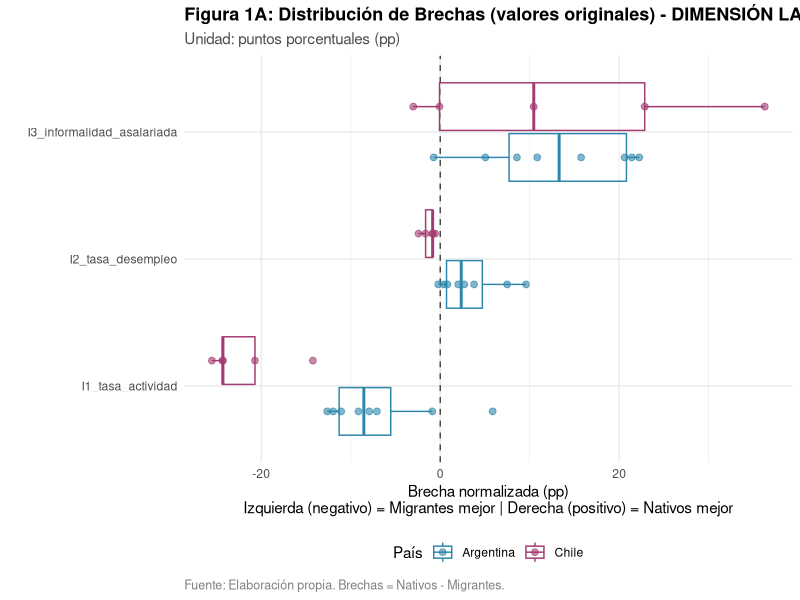

Write the R code that produced this figure. (Note: this script raises an error after producing the figure.)
## ---- chunk 1
knitr::opts_chunk$set(
  echo = TRUE,
  warning = FALSE,
  message = FALSE,
  fig.width = 12,
  fig.height = 8,
  dpi = 300
)

# Crear directorio para guardar gráficos
if(!dir.exists("output_graficos_recientes")) {
  dir.create("output_graficos_recientes", recursive = TRUE)
}
## ---- chunk 2
rm(list = ls())
library(tidyverse)
library(readr)
library(scales)
library(knitr)
library(kableExtra)

# Operador auxiliar
`%nin%` <- Negate(`%in%`)
## ---- chunk 3

# Cargar datos
indicadores_long <- read_csv(
  "Data/indicadores_unificados_arg_chile_2015_2024.csv",
  show_col_types = FALSE
)

indicadores_long <- indicadores_long %>%
  # Eliminar datos de Argentina 2020
  filter(!(pais == "Argentina" & anio == 2020))

##saco los de ENE
indicadores_long <- indicadores_long %>%
  # Eliminar datos de Argentina 2020
  filter(!(pais == "Chile" & fuente == "ENE"))



# Calcular brechas
indicadores <- indicadores_long %>%
  pivot_wider(
    names_from = grupo,
    values_from = valor,
    values_fn = mean
  ) %>%
  mutate(
    brecha_nat_mig =  Nativos-Migrantes,
    brecha_nat_rec = Nativos- `Migrantes recientes`,
    anio = as.integer(anio)
  ) %>%
  filter(!is.na(brecha_nat_mig))  # Eliminar filas sin brecha calculable

# Usar directamente los datos anuales (SIN promediar por período)
indicadores <- indicadores %>%
  select(pais, fuente, anio, indicador, indicador_clean, 
         Nativos, Migrantes, `Migrantes recientes`,
         brecha_nat_mig, brecha_nat_rec) %>%
  rename(
    nativos = Nativos,
    migrantes = Migrantes,
    migrantes_recientes = `Migrantes recientes`
  )

# Guardar dataset con brechas recalculadas
#write_csv(indicadores, 
#          "Data/indicadores_con_brechas_CASEN_arg_chile_2015_2024.csv")

indicadores_con_brechas<- indicadores

## ---- chunk 4
# Cargar datos
#indicadores_con_brechas <- read_csv(
#  "Data/indicadores_con_brechas_CASEN_arg_chile_2015_2024.csv",
#  show_col_types = FALSE
#)

cat("Dimensiones del dataset:", nrow(indicadores_con_brechas), "filas x", 
    ncol(indicadores_con_brechas), "columnas\n\n")

cat("Países incluidos:", paste(unique(indicadores_con_brechas$pais), collapse = ", "), "\n")
cat("Período de análisis:", min(indicadores_con_brechas$anio), "-", 
    max(indicadores_con_brechas$anio), "\n")
cat("Número de indicadores:", length(unique(indicadores_con_brechas$indicador)), "\n\n")

# Verificar que existen datos de migrantes recientes
cat("Variables disponibles:", paste(names(indicadores_con_brechas), collapse = ", "), "\n\n")

# Resumen de disponibilidad de datos para migrantes recientes
disponibilidad <- indicadores_con_brechas %>%
  summarise(
    obs_totales = n(),
    obs_con_mig_recientes = sum(!is.na(migrantes_recientes)),
    obs_con_brecha_rec = sum(!is.na(brecha_nat_rec)),
    pct_disponibilidad = round(sum(!is.na(brecha_nat_rec)) / n() * 100, 1)
  )

cat("DISPONIBILIDAD DE DATOS PARA MIGRANTES RECIENTES:\n")
cat("================================================\n")
cat(sprintf("  • Observaciones totales: %d\n", disponibilidad$obs_totales))
cat(sprintf("  • Con datos de migrantes recientes: %d\n", disponibilidad$obs_con_mig_recientes))
cat(sprintf("  • Con brecha nativos-recientes: %d\n", disponibilidad$obs_con_brecha_rec))
cat(sprintf("  • Porcentaje de disponibilidad: %.1f%%\n\n", disponibilidad$pct_disponibilidad))
## ---- chunk 5
# =============================================================================
# CLASIFICACIÓN DE INDICADORES POR DIMENSIÓN Y DIRECCIÓN
# =============================================================================

clasificacion_indicadores <- tribble(
  ~indicador,                         ~dimension,    ~tipo,        ~interpretacion,
  #---------------------------------- -------------- ------------- ---------------------------------
  "I1_tasa_actividad",                "Laboral",     "positivo",   "Mayor actividad = Mejor integración",
  "I2_tasa_desempleo",                "Laboral",     "negativo",   "Mayor desempleo = PEOR integración",
  "I3_informalidad_asalariada",       "Laboral",     "negativo",   "Mayor informalidad = PEOR integración", 
  "I4_informalidad_total",            "Laboral",     "negativo",   "Mayor informalidad = PEOR integración",
  "I5_cuentapropismo",                "Laboral",     "negativo",   "Mayor cuentapropismo = PEOR integración",
  "I6_pobreza",                       "Pobreza",     "negativo",   "Mayor pobreza = PEOR integración",
  "I7_pobreza_extrema",               "Pobreza",     "negativo",   "Mayor pobreza extrema = PEOR integración",
  "I8_asistencia_escolar_6_17",       "Social",      "positivo",   "Mayor asistencia = MEJOR integración",
  "I9_asistencia_superior_18_29",     "Social",      "positivo",   "Mayor asistencia = MEJOR integración",
  "I10_sistema_salud_publico",        "Social",      "positivo",   "Mayor acceso salud pública = MEJOR integración"
)

kable(clasificacion_indicadores, 
      caption = "Tabla 1: Clasificación de indicadores por dimensión y dirección interpretativa",
      col.names = c("Indicador", "Dimensión", "Tipo", "Interpretación")) %>%
  kable_styling(bootstrap_options = c("striped", "hover")) %>%
  column_spec(2, bold = TRUE, color = "white",
              background = case_when(
                clasificacion_indicadores$dimension == "Laboral" ~ "#2E86AB",
                clasificacion_indicadores$dimension == "Pobreza" ~ "#A23B72",
                clasificacion_indicadores$dimension == "Social" ~ "#F18F01"
              )) %>%
  column_spec(3, bold = TRUE, color = "white",
              background = ifelse(clasificacion_indicadores$tipo == "positivo", 
                                  "#2E7D32", "#C62828"))
## ---- chunk 6
datos_analisis <- indicadores_con_brechas %>%
  left_join(clasificacion_indicadores, by = "indicador") %>%
  mutate(
    # USAR BRECHA NATIVOS - MIGRANTES RECIENTES
    brecha_normalizada = case_when(
      tipo == "negativo" ~ -brecha_nat_rec,  # INVERTIR SIGNO
      tipo == "positivo" ~ brecha_nat_rec,   # MANTENER SIGNO
      TRUE ~ NA_real_
    )
  ) %>%
  # Filtrar solo observaciones con datos válidos de migrantes recientes
  filter(!is.na(brecha_normalizada))

cat("✓ Normalización direccional completada\n")
cat("Observaciones procesadas:", nrow(datos_analisis), "\n\n")

# Verificar cobertura por país y año
cobertura <- datos_analisis %>%
  group_by(pais, anio) %>%
  summarise(
    n_indicadores = n_distinct(indicador),
    .groups = "drop"
  )

cat("COBERTURA DE DATOS POR PAÍS Y AÑO:\n")
print(cobertura)
## ---- chunk 7
datos_analisis <- datos_analisis %>%
  group_by(indicador) %>%
  mutate(
    media_indicador = mean(brecha_normalizada, na.rm = TRUE),
    sd_indicador = sd(brecha_normalizada, na.rm = TRUE),
    brecha_estandarizada = (brecha_normalizada - media_indicador) / sd_indicador
  ) %>%
  ungroup()

cat("✓ Estandarización completada\n\n")

# Verificar
verificacion <- datos_analisis %>%
  group_by(indicador) %>%
  summarise(
    media_z = mean(brecha_estandarizada, na.rm = TRUE),
    sd_z = sd(brecha_estandarizada, na.rm = TRUE),
    .groups = "drop"
  )

cat("Verificación de estandarización:\n")
cat(sprintf("  • Media de Z-scores: %.6f (esperado: ~0)\n", 
            mean(verificacion$media_z, na.rm = TRUE)))
cat(sprintf("  • SD de Z-scores: %.6f (esperado: ~1)\n\n", 
            mean(verificacion$sd_z, na.rm = TRUE)))
## ---- chunk 8
# =============================================================================
# GRÁFICO DE BRECHAS ORIGINALES (SIN ESTANDARIZAR) POR DIMENSIÓN
# =============================================================================

# DIMENSIÓN LABORAL - Brechas originales
p_laboral_original <- datos_analisis %>% 
  filter(dimension == "Laboral", !is.na(brecha_normalizada)) %>%
  ggplot(aes(x = indicador, y = brecha_normalizada, color = pais)) +
  geom_hline(yintercept = 0, linetype = "dashed", alpha = 0.7) +
  geom_boxplot(alpha = 0.5, position = position_dodge(0.8), outlier.shape = NA) +
  geom_jitter(position = position_dodge(0.8), alpha = 0.6, size = 2) +
  coord_flip() +
  scale_color_manual(values = c("Argentina" = "#2E86AB", "Chile" = "#A23B72")) +
  labs(
    title = "Figura 1A: Distribución de Brechas (valores originales) - DIMENSIÓN LABORAL",
    subtitle = "Unidad: puntos porcentuales (pp)",
    x = "",
    y = "Brecha normalizada (pp)\nIzquierda (negativo) = Migrantes mejor | Derecha (positivo) = Nativos mejor",
    color = "País",
    caption = "Fuente: Elaboración propia. Brechas = Nativos - Migrantes."
  ) +
  theme_minimal(base_size = 11) +
  theme(
    plot.title = element_text(face = "bold", size = 13),
    plot.subtitle = element_text(color = "gray30"),
    plot.caption = element_text(hjust = 0, color = "gray50", size = 9),
    legend.position = "bottom"
  )

print(p_laboral_original)

# DIMENSIÓN LABORAL - Brechas originales
p_laboral_original_pp <- datos_analisis %>% 
  filter(dimension == "Laboral", !is.na(brecha_normalizada)) %>%
  ggplot(aes(x = indicador, y = brecha_normalizada, color = pais)) +
  geom_hline(yintercept = 0, linetype = "dashed", alpha = 0.7) +
  geom_boxplot(alpha = 0.5, position = position_dodge(0.8), outlier.shape = NA) +
  geom_jitter(position = position_dodge(0.8), alpha = 0.6, size = 2) +
  coord_flip() +
  scale_color_manual(values = c("Argentina" = "#2E86AB", "Chile" = "#A23B72")) +
  labs(
    subtitle = "Unidad: puntos porcentuales (pp)",
    x = "",
    y = "Brecha normalizada (pp)\nIzquierda (negativo) = Migrantes mejor | Derecha (positivo) = Nativos mejor",
    color = "País"  ) +
  theme_minimal(base_size = 11) +
  theme(
    plot.title = element_text(face = "bold", size = 13),
    plot.subtitle = element_text(color = "gray30"),
    plot.caption = element_text(hjust = 0, color = "gray50", size = 9),
    legend.position = "bottom"
  )

ggsave("output_graficos/fig1a_brechas_laboral_original.png", 
       plot = p_laboral_original_pp, width = 12, height = 7, dpi = 300)
cat("✓ Gráfico guardado: output_graficos/fig1a_brechas_laboral_original.png\n\n")

# DIMENSIÓN POBREZA - Brechas originales
p_pobreza_original <- datos_analisis %>% 
  filter(dimension == "Pobreza", !is.na(brecha_normalizada)) %>%
  ggplot(aes(x = indicador, y = brecha_normalizada, color = pais)) +
  geom_hline(yintercept = 0, linetype = "dashed", alpha = 0.7) +
  geom_boxplot(alpha = 0.5, position = position_dodge(0.8), outlier.shape = NA) +
  geom_jitter(position = position_dodge(0.8), alpha = 0.6, size = 2) +
  coord_flip() +
  scale_color_manual(values = c("Argentina" = "#2E86AB", "Chile" = "#A23B72")) +
  labs(
    title = "Figura 1B: Distribución de Brechas (valores originales) - DIMENSIÓN POBREZA",
    subtitle = "Unidad: puntos porcentuales (pp)",
    x = "",
    y = "Brecha normalizada (pp)\nIzquierda (negativo) = Migrantes mejor | Derecha (positivo) = Nativos mejor",
    color = "País",
    caption = "Fuente: Elaboración propia. Brechas = Nativos - Migrantes."
  ) +
  theme_minimal(base_size = 11) +
  theme(
    plot.title = element_text(face = "bold", size = 13),
    plot.subtitle = element_text(color = "gray30"),
    plot.caption = element_text(hjust = 0, color = "gray50", size = 9),
    legend.position = "bottom"
  )

print(p_pobreza_original)

p_pobreza_original_pp <- datos_analisis %>% 
  filter(dimension == "Pobreza", !is.na(brecha_normalizada)) %>%
  ggplot(aes(x = indicador, y = brecha_normalizada, color = pais)) +
  geom_hline(yintercept = 0, linetype = "dashed", alpha = 0.7) +
  geom_boxplot(alpha = 0.5, position = position_dodge(0.8), outlier.shape = NA) +
  geom_jitter(position = position_dodge(0.8), alpha = 0.6, size = 2) +
  coord_flip() +
  scale_color_manual(values = c("Argentina" = "#2E86AB", "Chile" = "#A23B72")) +
  labs(
    subtitle = "Unidad: puntos porcentuales (pp)",
    x = "",
    y = "Brecha normalizada (pp)\nIzquierda (negativo) = Migrantes mejor | Derecha (positivo) = Nativos mejor",
    color = "País"
  ) +
  theme_minimal(base_size = 11) +
  theme(
    plot.title = element_text(face = "bold", size = 13),
    plot.subtitle = element_text(color = "gray30"),
    plot.caption = element_text(hjust = 0, color = "gray50", size = 9),
    legend.position = "bottom"
  )
ggsave("output_graficos/fig1b_brechas_pobreza_original.png", 
       plot = p_pobreza_original_pp, width = 12, height = 5, dpi = 300)
cat("✓ Gráfico guardado: output_graficos/fig1b_brechas_pobreza_original.png\n\n")

# DIMENSIÓN SOCIAL - Brechas originales
p_social_original <- datos_analisis %>% 
  filter(dimension == "Social", !is.na(brecha_normalizada)) %>%
  ggplot(aes(x = indicador, y = brecha_normalizada, color = pais)) +
  geom_hline(yintercept = 0, linetype = "dashed", alpha = 0.7) +
  geom_boxplot(alpha = 0.5, position = position_dodge(0.8), outlier.shape = NA) +
  geom_jitter(position = position_dodge(0.8), alpha = 0.6, size = 2) +
  coord_flip() +
  scale_color_manual(values = c("Argentina" = "#2E86AB", "Chile" = "#A23B72")) +
  labs(
    title = "Figura 1C: Distribución de Brechas (valores originales) - DIMENSIÓN SOCIAL",
    subtitle = "Unidad: puntos porcentuales (pp)",
    x = "",
    y = "Brecha normalizada (pp)\nIzquierda (negativo) = Migrantes mejor | Derecha (positivo) = Nativos mejor",
    color = "País",
    caption = "Fuente: Elaboración propia. Brechas = Nativos - Migrantes."
  ) +
  theme_minimal(base_size = 11) +
  theme(
    plot.title = element_text(face = "bold", size = 13),
    plot.subtitle = element_text(color = "gray30"),
    plot.caption = element_text(hjust = 0, color = "gray50", size = 9),
    legend.position = "bottom"
  )

print(p_social_original)

p_social_original_pp <- datos_analisis %>% 
  filter(dimension == "Social", !is.na(brecha_normalizada)) %>%
  ggplot(aes(x = indicador, y = brecha_normalizada, color = pais)) +
  geom_hline(yintercept = 0, linetype = "dashed", alpha = 0.7) +
  geom_boxplot(alpha = 0.5, position = position_dodge(0.8), outlier.shape = NA) +
  geom_jitter(position = position_dodge(0.8), alpha = 0.6, size = 2) +
  coord_flip() +
  scale_color_manual(values = c("Argentina" = "#2E86AB", "Chile" = "#A23B72")) +
  labs(
    subtitle = "Unidad: puntos porcentuales (pp)",
    x = "",
    y = "Brecha normalizada (pp)\nIzquierda (negativo) = Migrantes mejor | Derecha (positivo) = Nativos mejor",
    color = "País"
  ) +
  theme_minimal(base_size = 11) +
  theme(
    plot.title = element_text(face = "bold", size = 13),
    plot.subtitle = element_text(color = "gray30"),
    plot.caption = element_text(hjust = 0, color = "gray50", size = 9),
    legend.position = "bottom"
  )

ggsave("output_graficos/fig1c_brechas_social_original.png", 
       plot = p_social_original_pp, width = 12, height = 6, dpi = 300)
cat("✓ Gráfico guardado: output_graficos/fig1c_brechas_social_original.png\n\n")
## ---- chunk 9
# =============================================================================
# TABLAS DE BRECHAS PROMEDIO POR DIMENSIÓN (PAÍSES EN COLUMNAS)
# =============================================================================

# Calcular brechas promedio
tabla_brechas_base <- datos_analisis %>%
  group_by(pais, dimension, indicador_clean) %>%
  summarise(
    brecha_promedio_pp = mean(brecha_normalizada, na.rm = TRUE),
    .groups = "drop"
  )

# -----------------------------------------------------------------------------
# TABLA 1: DIMENSIÓN LABORAL
# -----------------------------------------------------------------------------

tabla_laboral <- tabla_brechas_base %>%
  filter(dimension == "Laboral") %>%
  select(indicador_clean, pais, brecha_promedio_pp) %>%
  pivot_wider(
    names_from = pais,
    values_from = brecha_promedio_pp
  ) %>%
  arrange(indicador_clean)

tabla_laboral %>%
  kable(
    caption = "Tabla 1: Brechas promedio en Dimensión Laboral (2015-2024)",
    col.names = c("Indicador", "Argentina (pp)", "Chile (pp)"),
    digits = 2
  ) %>%
  kable_styling(bootstrap_options = c("striped", "hover")) %>%
  add_header_above(c(" " = 1, "Brecha promedio (Nativos - Migrantes)" = 2)) %>%
  row_spec(0, bold = TRUE, color = "white", background = "#2E86AB") %>%
  footnote(
    general = "Valores positivos indican ventaja de nativos; valores negativos indican ventaja de migrantes.",
    general_title = "Nota:",
    footnote_as_chunk = TRUE
  )

# -----------------------------------------------------------------------------
# TABLA 2: DIMENSIÓN POBREZA
# -----------------------------------------------------------------------------

tabla_pobreza <- tabla_brechas_base %>%
  filter(dimension == "Pobreza") %>%
  select(indicador_clean, pais, brecha_promedio_pp) %>%
  pivot_wider(
    names_from = pais,
    values_from = brecha_promedio_pp
  ) %>%
  arrange(indicador_clean)

tabla_pobreza %>%
  kable(
    caption = "Tabla 2: Brechas promedio en Dimensión Pobreza (2015-2024)",
    col.names = c("Indicador", "Argentina (pp)", "Chile (pp)"),
    digits = 2
  ) %>%
  kable_styling(bootstrap_options = c("striped", "hover")) %>%
  add_header_above(c(" " = 1, "Brecha promedio (Nativos - Migrantes)" = 2)) %>%
  row_spec(0, bold = TRUE, color = "white", background = "#A23B72") %>%
  footnote(
    general = "Valores positivos indican ventaja de nativos; valores negativos indican ventaja de migrantes.",
    general_title = "Nota:",
    footnote_as_chunk = TRUE
  )

# -----------------------------------------------------------------------------
# TABLA 3: DIMENSIÓN SOCIAL
# -----------------------------------------------------------------------------

tabla_social <- tabla_brechas_base %>%
  filter(dimension == "Social") %>%
  select(indicador_clean, pais, brecha_promedio_pp) %>%
  pivot_wider(
    names_from = pais,
    values_from = brecha_promedio_pp
  ) %>%
  arrange(indicador_clean)

tabla_social %>%
  kable(
    caption = "Tabla 3: Brechas promedio en Dimensión Social (2015-2024)",
    col.names = c("Indicador", "Argentina (pp)", "Chile (pp)"),
    digits = 2
  ) %>%
  kable_styling(bootstrap_options = c("striped", "hover")) %>%
  add_header_above(c(" " = 1, "Brecha promedio (Nativos - Migrantes)" = 2)) %>%
  row_spec(0, bold = TRUE, color = "white", background = "#F18F01") %>%
  footnote(
    general = "Valores positivos indican ventaja de nativos; valores negativos indican ventaja de migrantes.",
    general_title = "Nota:",
    footnote_as_chunk = TRUE
  )

# -----------------------------------------------------------------------------
# OPCIONAL: TABLA CONSOLIDADA CON COLUMNA DE DIFERENCIA
# -----------------------------------------------------------------------------

tabla_comparativa <- tabla_brechas_base %>%
  select(dimension, indicador_clean, pais, brecha_promedio_pp) %>%
  pivot_wider(
    names_from = pais,
    values_from = brecha_promedio_pp
  ) %>%
  mutate(
    diferencia = Chile - Argentina,
    mayor_brecha = case_when(
      abs(Chile) > abs(Argentina) ~ "Chile",
      abs(Argentina) > abs(Chile) ~ "Argentina",
      TRUE ~ "Igual"
    )
  ) %>%
  arrange(dimension, indicador_clean)

tabla_comparativa %>%
  kable(
    caption = "Tabla 4: Comparación de brechas entre países (2015-2024)",
    col.names = c("Dimensión", "Indicador", "Argentina (pp)", "Chile (pp)", 
                  "Diferencia\n(Chile - Arg)", "Mayor brecha"),
    digits = 2
  ) %>%
  kable_styling(bootstrap_options = c("striped", "hover")) %>%
  add_header_above(c(" " = 2, "Brecha promedio" = 2, "Comparación" = 2)) %>%
  row_spec(0, bold = TRUE) %>%
  column_spec(5, bold = TRUE) %>%
  column_spec(6, bold = TRUE, color = "white",
              background = ifelse(tabla_comparativa$mayor_brecha == "Chile", 
                                  "#A23B72", 
                                  ifelse(tabla_comparativa$mayor_brecha == "Argentina",
                                         "#2E86AB", "#CCCCCC"))) %>%
  pack_rows("Laboral", 1, 5, label_row_css = "background-color: #E3F2FD; color: #000;") %>%
  pack_rows("Pobreza", 6, 7, label_row_css = "background-color: #FCE4EC; color: #000;") %>%
  pack_rows("Social", 8, 10, label_row_css = "background-color: #FFF3E0; color: #000;")


## ---- chunk 10
p_laboral <- datos_analisis %>% 
  filter(dimension == "Laboral", !is.na(brecha_estandarizada)) %>%
  ggplot(aes(x = indicador_clean, y = brecha_estandarizada, color = pais)) +
  geom_hline(yintercept = 0, linetype = "dashed", alpha = 0.7) +
  geom_boxplot(alpha = 0.5, position = position_dodge(0.8), outlier.shape = NA) +
  geom_jitter(position = position_dodge(0.8), alpha = 0.6, size = 2) +
  coord_flip() +
  scale_color_manual(values = c("Argentina" = "#2E86AB", "Chile" = "#A23B72")) +
  labs(
    title = "Figura 1A: Distribución de Brechas (Nativos vs Migrantes Recientes) - DIMENSIÓN LABORAL",
    subtitle = "Z-scores | Unidad: desviaciones estándar",
    x = "",
    y = "Brecha estandarizada (SD)\nIzquierda (negativo) = Migrantes recientes mejor | Derecha (positivo) = Nativos mejor",
    color = "País",
    caption = "Fuente: Elaboración propia. Migrantes recientes = 5 años o menos en el país."
  ) +
  theme_minimal(base_size = 11) +
  theme(
    plot.title = element_text(face = "bold", size = 13),
    plot.subtitle = element_text(color = "gray30"),
    plot.caption = element_text(hjust = 0, color = "gray50", size = 9),
    legend.position = "bottom"
  )

print(p_laboral)
ggsave("output_graficos_recientes/fig1a_brechas_laboral_recientes.png", 
       plot = p_laboral, width = 12, height = 7, dpi = 300)
cat("✓ Gráfico guardado: output_graficos_recientes/fig1a_brechas_laboral_recientes.png\n\n")
## ---- chunk 11
p_pobreza <- datos_analisis %>% 
  filter(dimension == "Pobreza", !is.na(brecha_estandarizada)) %>%
  ggplot(aes(x = indicador_clean, y = brecha_estandarizada, color = pais)) +
  geom_hline(yintercept = 0, linetype = "dashed", alpha = 0.7) +
  geom_boxplot(alpha = 0.5, position = position_dodge(0.8), outlier.shape = NA) +
  geom_jitter(position = position_dodge(0.8), alpha = 0.6, size = 2) +
  coord_flip() +
  scale_color_manual(values = c("Argentina" = "#2E86AB", "Chile" = "#A23B72")) +
  labs(
    title = "Figura 1B: Distribución de Brechas (Nativos vs Migrantes Recientes) - DIMENSIÓN POBREZA",
    subtitle = "Z-scores | Unidad: desviaciones estándar",
    x = "",
    y = "Brecha estandarizada (SD)\nIzquierda (negativo) = Migrantes recientes mejor | Derecha (positivo) = Nativos mejor",
    color = "País",
    caption = "Fuente: Elaboración propia. Migrantes recientes = 5 años o menos en el país."
  ) +
  theme_minimal(base_size = 11) +
  theme(
    plot.title = element_text(face = "bold", size = 13),
    plot.subtitle = element_text(color = "gray30"),
    plot.caption = element_text(hjust = 0, color = "gray50", size = 9),
    legend.position = "bottom"
  )

print(p_pobreza)
ggsave("output_graficos_recientes/fig1b_brechas_pobreza_recientes.png", 
       plot = p_pobreza, width = 12, height = 5, dpi = 300)
cat("✓ Gráfico guardado: output_graficos_recientes/fig1b_brechas_pobreza_recientes.png\n\n")
## ---- chunk 12
p_social <- datos_analisis %>% 
  filter(dimension == "Social", !is.na(brecha_estandarizada)) %>%
  ggplot(aes(x = indicador_clean, y = brecha_estandarizada, color = pais)) +
  geom_hline(yintercept = 0, linetype = "dashed", alpha = 0.7) +
  geom_boxplot(alpha = 0.5, position = position_dodge(0.8), outlier.shape = NA) +
  geom_jitter(position = position_dodge(0.8), alpha = 0.6, size = 2) +
  coord_flip() +
  scale_color_manual(values = c("Argentina" = "#2E86AB", "Chile" = "#A23B72")) +
  labs(
    title = "Figura 1C: Distribución de Brechas (Nativos vs Migrantes Recientes) - DIMENSIÓN SOCIAL",
    subtitle = "Z-scores | Unidad: desviaciones estándar",
    x = "",
    y = "Brecha estandarizada (SD)\nIzquierda (negativo) = Migrantes recientes mejor | Derecha (positivo) = Nativos mejor",
    color = "País",
    caption = "Fuente: Elaboración propia. Migrantes recientes = 5 años o menos en el país."
  ) +
  theme_minimal(base_size = 11) +
  theme(
    plot.title = element_text(face = "bold", size = 13),
    plot.subtitle = element_text(color = "gray30"),
    plot.caption = element_text(hjust = 0, color = "gray50", size = 9),
    legend.position = "bottom"
  )

print(p_social)
ggsave("output_graficos_recientes/fig1c_brechas_social_recientes.png", 
       plot = p_social, width = 12, height = 6, dpi = 300)
cat("✓ Gráfico guardado: output_graficos_recientes/fig1c_brechas_social_recientes.png\n\n")
## ---- chunk 13
subindices_dimension <- datos_analisis %>%
  group_by(pais, anio, dimension) %>%
  summarise(
    # Sub-índices ABSOLUTOS (magnitud sin dirección)
    subindice_abs_normalizado = mean(abs(brecha_normalizada), na.rm = TRUE),
    subindice_abs_estandarizado = mean(abs(brecha_estandarizada), na.rm = TRUE),
    
    # Sub-índices DIRECCIONALES (con signo)
    subindice_dir_normalizado = mean(brecha_normalizada, na.rm = TRUE),
    subindice_dir_estandarizado = mean(brecha_estandarizada, na.rm = TRUE),
    
    n_indicadores = sum(!is.na(brecha_estandarizada)),
    .groups = "drop"
  )

cat("✓ Sub-índices por dimensión calculados\n\n")

# Mostrar ejemplo
subindices_dimension %>%
  filter(anio == 2024) %>%
  select(pais, dimension, subindice_abs_estandarizado, subindice_dir_normalizado) %>%
  arrange(pais, dimension) %>%
  kable(
    caption = "Tabla 3: Ejemplo de sub-índices por dimensión (año 2024) - Migrantes Recientes",
    col.names = c("País", "Dimensión", 
                  "Sub-índice Absoluto (SD)", 
                  "Sub-índice Direccional (pp)"),
    digits = 3
  ) %>%
  kable_styling(bootstrap_options = c("striped", "hover"))
## ---- chunk 14
isdm_jerarquico <- subindices_dimension %>%
  group_by(pais, anio) %>%
  summarise(
    # ISDM ABSOLUTO: magnitud promedio de la desigualdad
    isdm_absoluto_normalizado = mean(subindice_abs_normalizado, na.rm = TRUE),
    isdm_absoluto_estandarizado = mean(subindice_abs_estandarizado, na.rm = TRUE),
    
    # ISDM DIRECCIONAL: dirección neta
    isdm_direccional_normalizado = mean(subindice_dir_normalizado, na.rm = TRUE),
    isdm_direccional_estandarizado = mean(subindice_dir_estandarizado, na.rm = TRUE),
    
    .groups = "drop"
  )

cat("✓ ISDM final calculado (para migrantes recientes)\n\n")

# Mostrar serie temporal
isdm_jerarquico %>%
  select(pais, anio, isdm_absoluto_estandarizado, isdm_direccional_normalizado) %>%
  kable(
    caption = "Tabla 4: Serie temporal del ISDM - Nativos vs Migrantes Recientes (agregación jerárquica)",
    col.names = c("País", "Año", 
                  "ISDM Absoluto (SD)", 
                  "ISDM Direccional (pp)"),
    digits = 3
  ) %>%
  kable_styling(bootstrap_options = c("striped", "hover"))
## ---- chunk 15
cat("\nRESULTADOS PRINCIPALES - MIGRANTES RECIENTES (PROMEDIO 2015-2024)\n")
cat("===================================================================\n\n")

resumen <- isdm_jerarquico %>%
  group_by(pais) %>%
  summarise(
    across(starts_with("isdm_"), ~mean(.x, na.rm = TRUE)),
    .groups = "drop"
  )

# Extraer valores
arg_abs <- resumen %>% filter(pais == "Argentina") %>% pull(isdm_absoluto_estandarizado)
chl_abs <- resumen %>% filter(pais == "Chile") %>% pull(isdm_absoluto_estandarizado)
arg_dir <- resumen %>% filter(pais == "Argentina") %>% pull(isdm_direccional_normalizado)
chl_dir <- resumen %>% filter(pais == "Chile") %>% pull(isdm_direccional_normalizado)

# Tabla
resumen %>%
  select(pais, isdm_absoluto_normalizado, isdm_absoluto_estandarizado,
         isdm_direccional_normalizado, isdm_direccional_estandarizado) %>%
  kable(
    caption = "Tabla 5: ISDM promedio por país (2015-2024) - Migrantes Recientes",
    col.names = c("País", 
                  "ISDM Absoluto\n(normalizado, pp)", 
                  "ISDM Absoluto\n(estandarizado, SD)",
                  "ISDM Direccional\n(normalizado, pp)", 
                  "ISDM Direccional\n(estandarizado, SD)"),
    digits = 3
  ) %>%
  kable_styling(bootstrap_options = c("striped", "hover"))

# Interpretación
cat("\n\nINTERPRETACIÓN:\n")
cat("===============\n\n")

cat("1. MAGNITUD DE LA DESIGUALDAD (NATIVOS VS MIGRANTES RECIENTES):\n\n")
dif_pct <- ((chl_abs - arg_abs) / arg_abs) * 100
pais_mayor <- ifelse(chl_abs > arg_abs, "Chile", "Argentina")
pais_menor <- ifelse(chl_abs > arg_abs, "Argentina", "Chile")

cat(sprintf("   • %s: %.3f SD\n", "Argentina", arg_abs))
cat(sprintf("   • %s: %.3f SD\n\n", "Chile", chl_abs))
cat(sprintf("   → %s presenta %.1f%% %s desigualdad con migrantes recientes que %s\n\n",
            pais_mayor, abs(dif_pct),
            ifelse(dif_pct > 0, "MAYOR", "MENOR"),
            pais_menor))

cat("2. DIRECCIÓN DE LA DESIGUALDAD:\n\n")
cat(sprintf("   • Argentina: %+.2f pp → Nativos %s integrados que migrantes recientes\n",
            arg_dir, ifelse(arg_dir > 0, "MEJOR", "PEOR")))
cat(sprintf("   • Chile:     %+.2f pp → Nativos %s integrados que migrantes recientes\n\n",
            chl_dir, ifelse(chl_dir > 0, "MEJOR", "PEOR")))
## ---- chunk 16
cat("\nTEST DE DIFERENCIA ENTRE PAÍSES (MIGRANTES RECIENTES)\n")
cat("======================================================\n\n")

test_t <- t.test(
  isdm_absoluto_estandarizado ~ pais,
  data = isdm_jerarquico,
  var.equal = FALSE
)

cat("Test t de Student para ISDM Absoluto:\n\n")
cat(sprintf("  • Estadístico t: %.4f\n", test_t$statistic))
cat(sprintf("  • p-valor: %.4f\n", test_t$p.value))
cat(sprintf("  • IC 95%%: [%.4f, %.4f]\n\n", test_t$conf.int[1], test_t$conf.int[2]))

if(test_t$p.value < 0.05) {
  cat("  ✓ Diferencias ESTADÍSTICAMENTE SIGNIFICATIVAS (p < 0.05)\n\n")
} else {
  cat("  ⚠ Diferencias NO significativas (p ≥ 0.05)\n\n")
}
## ---- chunk 17
cat("\nDESIGUALDAD POR DIMENSIÓN ANALÍTICA (MIGRANTES RECIENTES)\n")
cat("==========================================================\n\n")

resumen_dimensiones <- subindices_dimension %>%
  group_by(pais, dimension) %>%
  summarise(
    subindice_abs_promedio = mean(subindice_abs_estandarizado, na.rm = TRUE),
    subindice_dir_promedio = mean(subindice_dir_normalizado, na.rm = TRUE),
    .groups = "drop"
  )

resumen_dimensiones %>%
  kable(
    caption = "Tabla 6: Sub-índices promedio por dimensión (2015-2024) - Migrantes Recientes",
    col.names = c("País", "Dimensión", 
                  "Sub-índice Absoluto (SD)", 
                  "Sub-índice Direccional (pp)"),
    digits = 3
  ) %>%
  kable_styling(bootstrap_options = c("striped", "hover")) %>%
  row_spec(which(resumen_dimensiones$dimension == "Laboral"), background = "#E3F2FD") %>%
  row_spec(which(resumen_dimensiones$dimension == "Pobreza"), background = "#FCE4EC") %>%
  row_spec(which(resumen_dimensiones$dimension == "Social"), background = "#FFF3E0")

# Ranking por país
cat("\n\nRANKING DE DIMENSIONES POR MAGNITUD DE DESIGUALDAD:\n")
cat("====================================================\n\n")

for(p in unique(resumen_dimensiones$pais)) {
  cat(sprintf("%s:\n", p))
  ranking <- resumen_dimensiones %>%
    filter(pais == p) %>%
    arrange(desc(subindice_abs_promedio))
  
  for(i in 1:nrow(ranking)) {
    cat(sprintf("  %d. %s (%.3f SD)\n", 
                i, ranking$dimension[i], ranking$subindice_abs_promedio[i]))
  }
  cat("\n")
}
## ---- chunk 18
p_dimensiones <- ggplot(resumen_dimensiones, 
                         aes(x = dimension, y = subindice_abs_promedio, 
                             fill = pais)) +
  geom_col(position = "dodge", width = 0.7, alpha = 0.9) +
  geom_text(aes(label = sprintf("%.2f", subindice_abs_promedio)),
            position = position_dodge(width = 0.7),
            vjust = -0.5, size = 4, fontface = "bold") +
  scale_fill_manual(
    values = c("Argentina" = "#2E86AB", "Chile" = "#A23B72"),
    name = "País"
  ) +
  labs(
    title = "Figura 2: Desigualdad con migrantes recientes por dimensión analítica",
    subtitle = "Sub-índices absolutos promedio 2015-2024 (valores estandarizados)",
    x = "Dimensión",
    y = "Magnitud del sub-índice (SD)",
    caption = "Fuente: Elaboración propia. Valores más altos indican mayor desigualdad.\nMigrantes recientes = 5 años o menos en el país."
  ) +
  theme_minimal(base_size = 12) +
  theme(
    plot.title = element_text(face = "bold", size = 14),
    plot.subtitle = element_text(color = "gray30"),
    legend.position = "bottom",
    panel.grid.major.x = element_blank(),
    axis.text.x = element_text(size = 12, face = "bold")
  )

print(p_dimensiones)
ggsave("output_graficos_recientes/fig2_dimensiones_barras_recientes.png", 
       plot = p_dimensiones, width = 10, height = 7, dpi = 300)
cat("✓ Gráfico guardado: output_graficos_recientes/fig2_dimensiones_barras_recientes.png\n\n")
## ---- chunk 19
p_evolucion_dim <- ggplot(subindices_dimension, 
                           aes(x = anio, y = subindice_abs_estandarizado, 
                               color = pais, linetype = pais)) +
  geom_line(linewidth = 1) +
  geom_point(size = 2.5, alpha = 0.7) +
  facet_wrap(~ dimension, ncol = 1, scales = "free_y") +
  scale_color_manual(
    values = c("Argentina" = "#2E86AB", "Chile" = "#A23B72"),
    name = "País"
  ) +
  scale_linetype_manual(
    values = c("Argentina" = "solid", "Chile" = "dashed"),
    name = "País"
  ) +
  labs(
    title = "Figura 3: Evolución temporal de la desigualdad con migrantes recientes por dimensión",
    subtitle = "Sub-índices absolutos estandarizados (2015-2024)",
    x = "Año",
    y = "Magnitud del sub-índice (SD)",
    caption = "Fuente: Elaboración propia. Migrantes recientes = 5 años o menos en el país."
  ) +
  theme_minimal(base_size = 12) +
  theme(
    plot.title = element_text(face = "bold", size = 14),
    plot.subtitle = element_text(color = "gray30"),
    strip.text = element_text(face = "bold", size = 12),
    legend.position = "bottom",
    panel.grid.minor = element_blank()
  )

print(p_evolucion_dim)
ggsave("output_graficos_recientes/fig3_evolucion_dimensiones_recientes.png", 
       plot = p_evolucion_dim, width = 12, height = 10, dpi = 300)
cat("✓ Gráfico guardado: output_graficos_recientes/fig3_evolucion_dimensiones_recientes.png\n\n")
## ---- chunk 20
p_evolucion <- ggplot(isdm_jerarquico, 
                       aes(x = anio, y = isdm_absoluto_estandarizado, 
                           color = pais, linetype = pais)) +
  geom_line(linewidth = 1.3) +
  geom_point(size = 3.5, alpha = 0.8) +
  scale_color_manual(
    values = c("Argentina" = "#2E86AB", "Chile" = "#A23B72"),
    name = "País"
  ) +
  scale_linetype_manual(
    values = c("Argentina" = "solid", "Chile" = "dashed"),
    name = "País"
  ) +
  labs(
    title = "Figura 4: Evolución del Índice de Desigualdad Migratoria (Migrantes Recientes)",
    subtitle = "ISDM Absoluto (estandarizado) - Agregación jerárquica por dimensiones",
    x = "Año",
    y = "Magnitud de la desigualdad (SD)",
    caption = "Fuente: Elaboración propia. Valores más altos indican mayor desigualdad.\nMigrantes recientes = 5 años o menos en el país."
  ) +
  theme_minimal(base_size = 13) +
  theme(
    plot.title = element_text(face = "bold", size = 15),
    plot.subtitle = element_text(color = "gray30"),
    legend.position = "bottom",
    panel.grid.minor = element_blank()
  )

print(p_evolucion)
ggsave("output_graficos_recientes/fig4_evolucion_isdm_recientes.png", 
       plot = p_evolucion, width = 12, height = 7, dpi = 300)
cat("✓ Gráfico guardado: output_graficos_recientes/fig4_evolucion_isdm_recientes.png\n\n")
## ---- chunk 21
p_comparacion <- resumen %>%
  select(pais, isdm_absoluto_estandarizado) %>%
  ggplot(aes(x = reorder(pais, -isdm_absoluto_estandarizado), 
             y = isdm_absoluto_estandarizado,
             fill = pais)) +
  geom_col(width = 0.6, alpha = 0.9) +
  geom_text(aes(label = sprintf("%.3f SD", isdm_absoluto_estandarizado)),
            vjust = -0.5, size = 5.5, fontface = "bold") +
  scale_fill_manual(
    values = c("Argentina" = "#2E86AB", "Chile" = "#A23B72"),
    guide = "none"
  ) +
  labs(
    title = "Figura 5: Desigualdad con migrantes recientes promedio por país",
    subtitle = "ISDM Absoluto (estandarizado) promedio 2015-2024",
    x = "",
    y = "Magnitud de la desigualdad (SD)",
    caption = "Fuente: Elaboración propia. Agregación jerárquica por dimensiones.\nMigrantes recientes = 5 años o menos en el país."
  ) +
  theme_minimal(base_size = 13) +
  theme(
    plot.title = element_text(face = "bold", size = 15),
    plot.subtitle = element_text(color = "gray30"),
    axis.text.x = element_text(size = 14, face = "bold"),
    panel.grid.major.x = element_blank()
  )

print(p_comparacion)
ggsave("output_graficos_recientes/fig5_comparacion_paises_recientes.png", 
       plot = p_comparacion, width = 10, height = 7, dpi = 300)
cat("✓ Gráfico guardado: output_graficos_recientes/fig5_comparacion_paises_recientes.png\n\n")
## ---- chunk 22
cat("\n## Hallazgos principales (Migrantes Recientes)\n\n")

cat("### 1. Magnitud de la desigualdad con migrantes recientes\n\n")
cat(sprintf("- **%s** presenta %.1f%% %s desigualdad con migrantes recientes que **%s**\n",
            pais_mayor, abs(dif_pct), 
            ifelse(dif_pct > 0, "mayor", "menor"),
            pais_menor))
cat(sprintf("- ISDM promedio: %s = %.3f SD vs. %s = %.3f SD\n\n",
            pais_mayor, max(arg_abs, chl_abs),
            pais_menor, min(arg_abs, chl_abs)))

cat("### 2. Desigualdad por dimensión (migrantes recientes)\n\n")

ranking_dimensiones <- resumen_dimensiones %>%
  group_by(pais) %>%
  arrange(desc(subindice_abs_promedio)) %>%
  mutate(ranking = row_number()) %>%
  ungroup()

for(p in unique(ranking_dimensiones$pais)) {
  cat(sprintf("**%s:**\n\n", p))
  dims <- ranking_dimensiones %>% filter(pais == p)
  for(i in 1:nrow(dims)) {
    cat(sprintf("%d. %s (%.3f SD)\n", 
                dims$ranking[i], dims$dimension[i], dims$subindice_abs_promedio[i]))
  }
  cat("\n")
}

cat("### 3. Significancia estadística\n\n")
if(test_t$p.value < 0.05) {
  cat(sprintf("- Las diferencias entre países son **estadísticamente significativas** (p = %.4f)\n\n",
              test_t$p.value))
} else {
  cat(sprintf("- Las diferencias NO alcanzan significancia estadística (p = %.4f)\n\n",
              test_t$p.value))
}

cat("### 4. Implicaciones del enfoque en migrantes recientes\n\n")
cat("- Este análisis complementa el ISDM general al enfocarse en el subgrupo más vulnerable\n")
cat("- Las brechas con migrantes recientes suelen ser mayores debido a menor tiempo de integración\n")
cat("- Las diferencias entre países pueden reflejar políticas de acogida e integración temprana\n")
cat("- El análisis por dimensiones permite identificar áreas prioritarias de intervención\n\n")
## ---- chunk 23
cat("\n## Software utilizado\n\n")
cat("**R version:**", R.version.string, "\n\n")
cat("**Paquetes principales:**\n")
cat("  • tidyverse:", as.character(packageVersion("tidyverse")), "\n")
cat("  • knitr:", as.character(packageVersion("knitr")), "\n")
cat("  • kableExtra:", as.character(packageVersion("kableExtra")), "\n\n")
cat("**Fecha de generación:**", format(Sys.time(), "%Y-%m-%d %H:%M:%S"), "\n")
